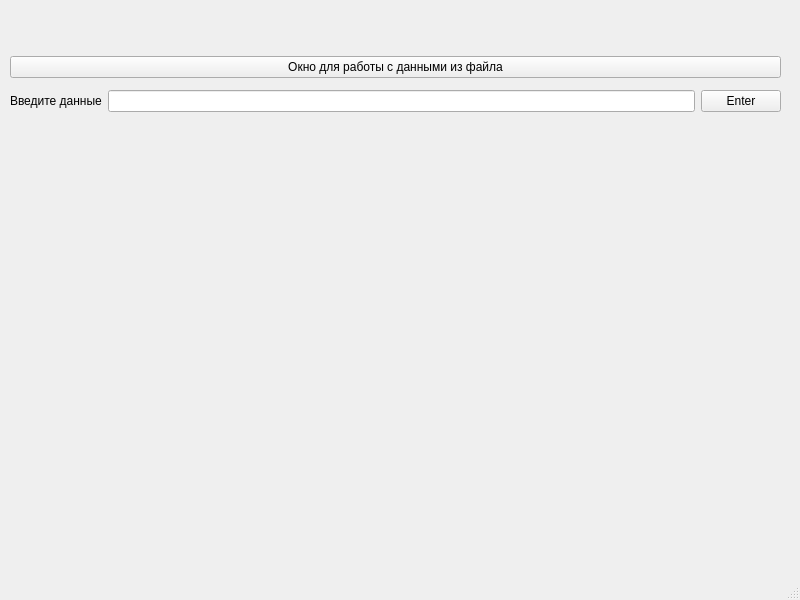
<?xml version="1.0" encoding="UTF-8"?>
<ui version="4.0">
 <class>MainWindow</class>
 <widget class="QMainWindow" name="MainWindow">
  <property name="geometry">
   <rect>
    <x>0</x>
    <y>0</y>
    <width>800</width>
    <height>600</height>
   </rect>
  </property>
  <property name="windowTitle">
   <string>MainWindow</string>
  </property>
  <widget class="QWidget" name="centralwidget">
   <widget class="QLabel" name="ImageLabel">
    <property name="geometry">
     <rect>
      <x>170</x>
      <y>160</y>
      <width>441</width>
      <height>361</height>
     </rect>
    </property>
    <property name="text">
     <string/>
    </property>
   </widget>
   <widget class="QWidget" name="">
    <property name="geometry">
     <rect>
      <x>10</x>
      <y>50</y>
      <width>771</width>
      <height>69</height>
     </rect>
    </property>
    <layout class="QVBoxLayout" name="verticalLayout">
     <item>
      <widget class="QPushButton" name="FileButton">
       <property name="text">
        <string>Окно для работы с данными из файла</string>
       </property>
      </widget>
     </item>
     <item>
      <layout class="QHBoxLayout" name="horizontalLayout">
       <item>
        <widget class="QLabel" name="TEXT">
         <property name="text">
          <string>Введите данные</string>
         </property>
        </widget>
       </item>
       <item>
        <widget class="QLineEdit" name="DataString"/>
       </item>
       <item>
        <widget class="QPushButton" name="Generator">
         <property name="text">
          <string>Enter</string>
         </property>
        </widget>
       </item>
      </layout>
     </item>
    </layout>
   </widget>
  </widget>
  <widget class="QMenuBar" name="menubar">
   <property name="geometry">
    <rect>
     <x>0</x>
     <y>0</y>
     <width>800</width>
     <height>26</height>
    </rect>
   </property>
  </widget>
  <widget class="QStatusBar" name="statusbar"/>
 </widget>
 <resources/>
 <connections/>
</ui>
